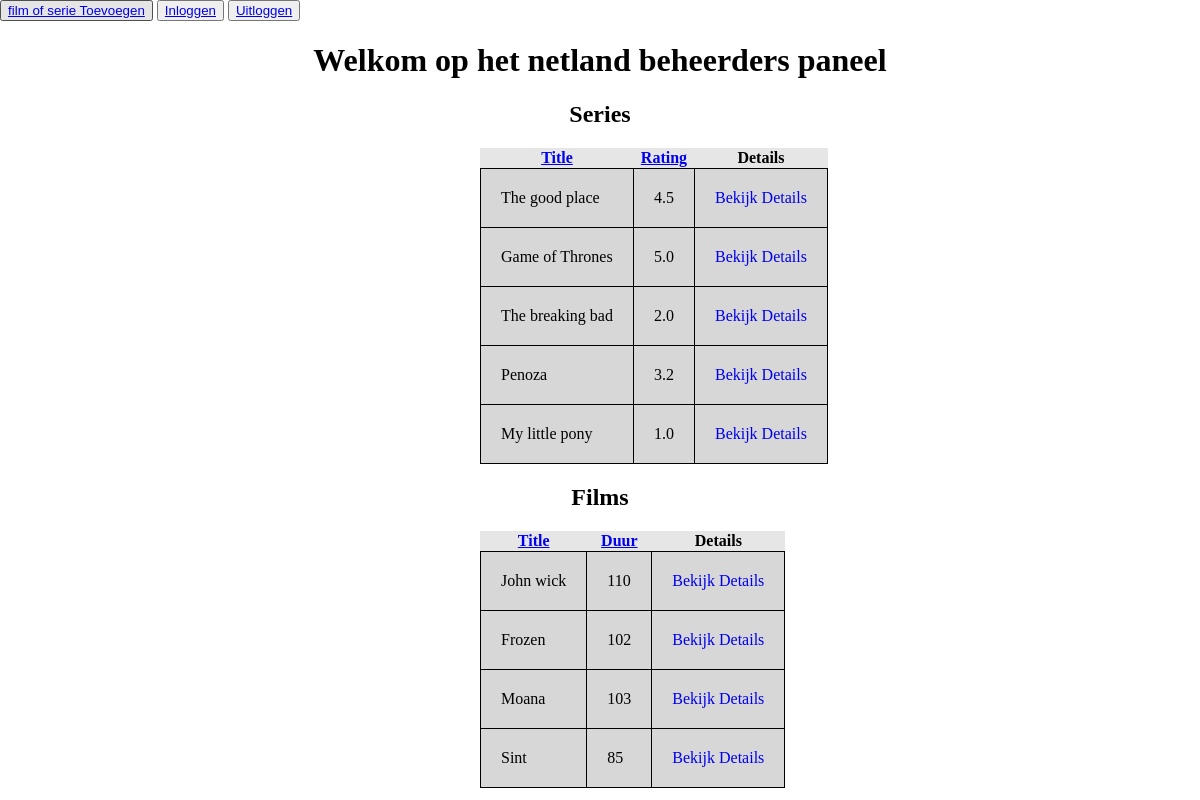
/index.php (signed in), run on the app's committed database.
### tables this page shows
CREATE TABLE `media` (
  `id` int(11) NOT NULL,
  `title` varchar(255) DEFAULT NULL,
  `type` enum('movie','series') DEFAULT NULL,
  `rating` decimal(3,1) DEFAULT NULL,
  `length_in_minutes` int(11) DEFAULT NULL,
  `released_at` date DEFAULT NULL,
  `summary` text DEFAULT NULL,
  `youtube_trailer_id` varchar(20) DEFAULT NULL,
  `has_won_awards` int(11) DEFAULT NULL,
  `seasons` int(11) DEFAULT NULL,
  `country` varchar(15) DEFAULT NULL,
  `spoken_in_language` varchar(15) DEFAULT NULL
);

### index.php (the view, shortened to what this page needs)
<?php
include('dbconn.php');
$stmtSeries = $pdo->query("SELECT * FROM media WHERE type = 'series'");
$stmtMovies = $pdo->query("SELECT * FROM media WHERE type = 'movie'");
$direction = "ASC";
?>
<!DOCTYPE html>
<html lang="en">
<head>
    <link rel="stylesheet" href="style.css">
</head>
<body>
    <button>
        <a href="insert.php">film of serie Toevoegen</a>
    </button>
    <button>
        <a href="login.php">Inloggen</a>
    </button>
    <button>
        <a href="logout.php">Uitloggen</a>
    </button>
    <h1>Welkom op het netland beheerders paneel</h1>
    <h2>Series</h2>
    <table>
        <tr>
            <th>
                <a href="index.php?cat=series&orderby=title&direction=<?php echo $direction; ?>">Title</a>
            </th>
            <th>
                <a href="index.php?cat=series&orderby=rating&direction=<?php echo $direction; ?>">Rating</a>
            </th>
            <th>Details</th>
        </tr>
        <?php
        foreach ($stmtSeries as $row) {
            $str = http_build_query($row);
            echo "<tr data-ref='" . $row['id'] . "'>";
            echo "<td> {$row['title']} </td>";
            echo "<td> {$row['rating']} </td>";
            echo "<td> <a href='detail.php?$str'>Bekijk Details</a> </td>";
            echo "</tr>";
        }
        ?>
    </table>
    <h2>Films</h2>
    <table>
        <tr>
            <th>
                <a href="index.php?cat=movies&orderby=title&direction=<?php echo $direction ?>">Title</a>
            </th>
            <th>
                <a href="index.php?cat=movies&orderby=length_in_minutes&direction=<?php echo $direction ?>">Duur</a>
            </th>
            <th>Details</th>
        </tr>
        <?php
        foreach ($stmtMovies as $row) {
            $str = http_build_query($row);
            echo "<tr>";
            echo "<td> {$row['title']} </td>";
            echo "<td> {$row['length_in_minutes']} </td>";
            echo "<td> <a href='detail.php?$str'>Bekijk Details</a> </td>";
            echo "</tr>";
        }
        ?>
    </table>
</body>
</html>

### style.css (style rules this page uses)
body { margin: 0px; }
td { color: rgb(0, 0, 0); border: 1px solid black; padding: 20px; background-color: rgb(215, 215, 215); }
table { margin-left: 40%; background-color: rgb(230, 230, 230); border-collapse: collapse; }
h1 { text-align: center; }
h2 { text-align: center; }
td a { text-decoration: none; }

### data on the page
media: title "The good place", rating "4.5"
media: title "Game of Thrones", rating "5.0"
media: title "The breaking bad", rating "2.0"
media: title "Penoza", rating "3.2"
media: title "My little pony", rating "1.0"
media: title "John wick", length_in_minutes "110"
media: title "Frozen", length_in_minutes "102"
media: title "Moana", length_in_minutes "103"
media: title "Sint", length_in_minutes "85"
